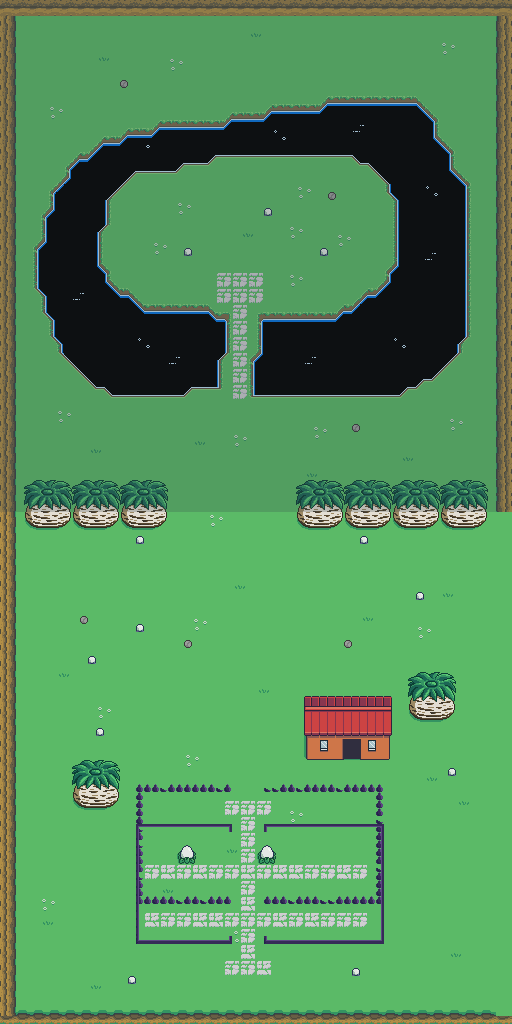

Rendered tile map (Tiled .tmx) drawn with the repository's tilesets; below, a short description and the map source with its tile grids summarised:
An orthogonal 64x128 tile map with 8x8 px tiles, 4 tile layers (ground, top, objects, bigGrid), 1 hidden layer not drawn, 2 tilesets.

<map version="1.0" orientation="orthogonal" renderorder="right-down" width="64" height="128" tilewidth="8" tileheight="8" nextobjectid="5">
 <tileset firstgid="1" name="tiles" tilewidth="8" tileheight="8" tilecount="800">
  <image source="../assets/tiles.png" width="160" height="320" />
 </tileset>
 <tileset firstgid="801" name="Zeug" tilewidth="22" tileheight="24" tilecount="2">
  <tile id="0">
   <properties>
    <property name="Offset" value="penis" />
   </properties>
   <image width="22" height="22" source="../solo/little_egg_hatch_0.png" />
  </tile>
  <tile id="1">
   <image width="16" height="24" source="../solo/char.png" />
  </tile>
 </tileset>
 <layer name="ground" width="64" height="128">
  <data>[8192 cells, 7418 non-empty, 139 distinct tile ids]</data>
 </layer>
 <layer name="ground_deko" width="64" height="128" visible="0">
  <data>[8192 cells, 0 non-empty, 0 distinct tile ids]</data>
 </layer>
 <layer name="top" width="64" height="128">
  <data>[8192 cells, 333 non-empty, 35 distinct tile ids]</data>
 </layer>
 <layer name="objects" width="64" height="128">
  <data>[8192 cells, 100 non-empty, 11 distinct tile ids]</data>
 </layer>
 <layer name="bigGrid" width="64" height="128" opacity="0.24">
  <data>[8192 cells, 4096 non-empty, 1 distinct tile ids]</data>
 </layer>
</map>
